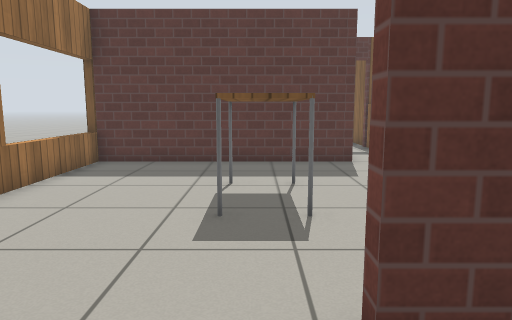
view 1 (above)

20 first-person views from a walk through a world built for the Gazebo simulator. The camera is 0.9 m above the floor, tilts 8° down and sees 70° across. The floor is counted in squares, 0.5 m on a side. Each view is taken from the middle of a square. On the plan, view 1 faces up. The plan holds only what a view shows up to about 18 squares ahead; the rest is blank. The robots in the file are not drawn. Gazebo's built-in surfaces are drawn with simple patterns.

view 2
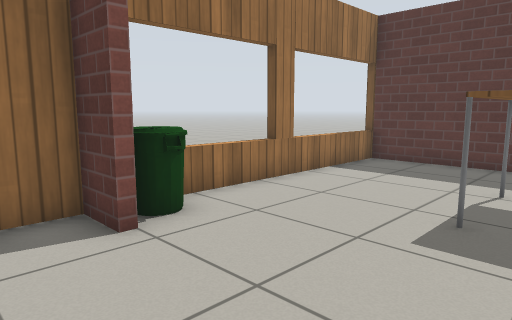

view 3
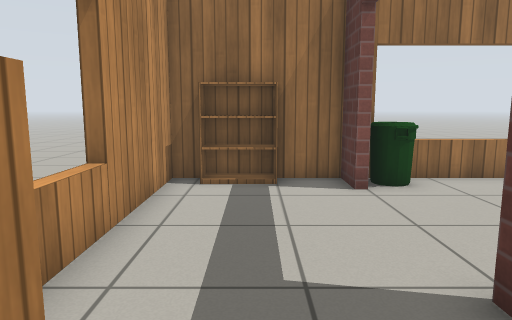

view 4
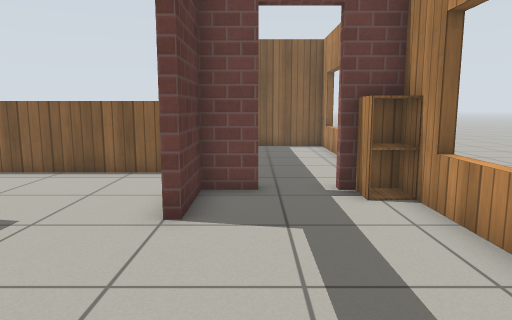

view 5
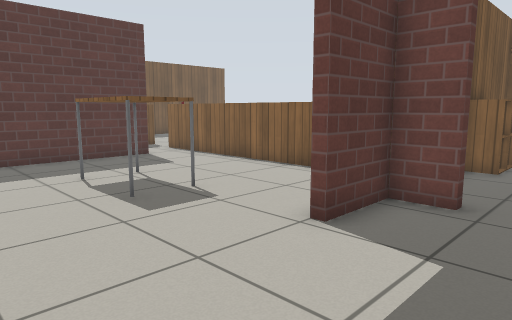

view 6
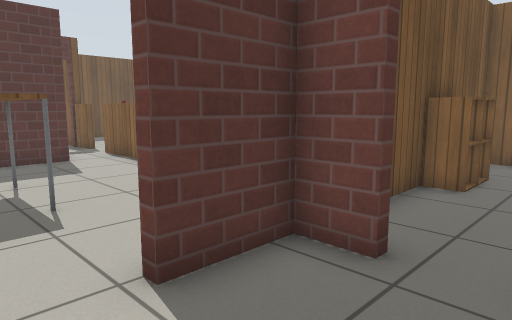

view 7
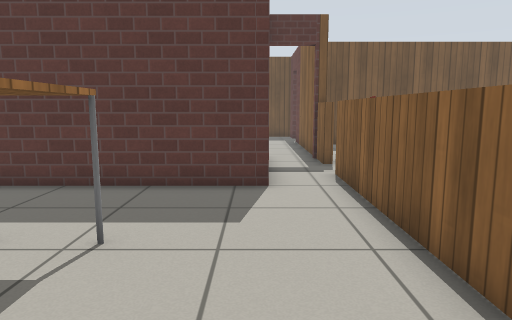

view 8
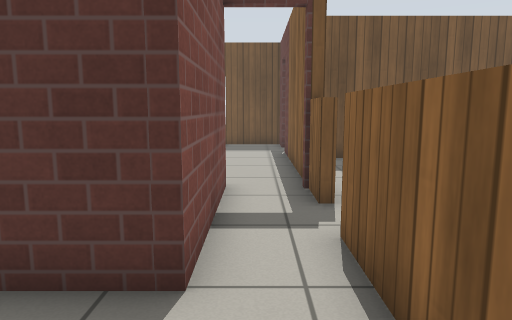

view 9
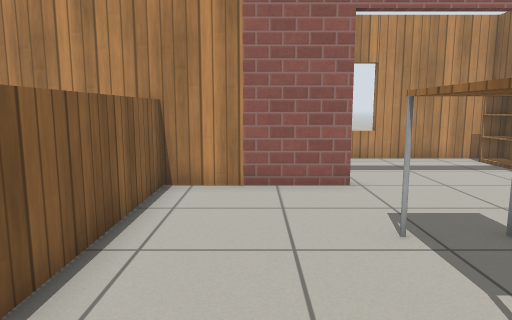

view 10
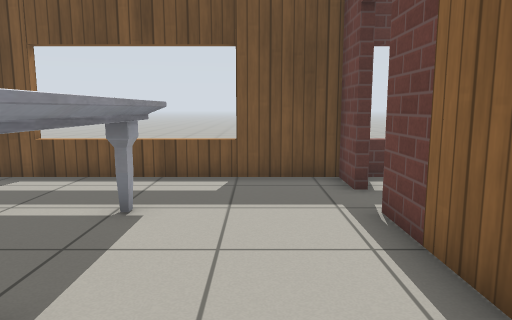

view 11
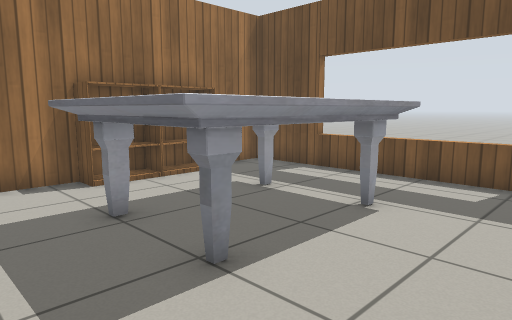

view 12
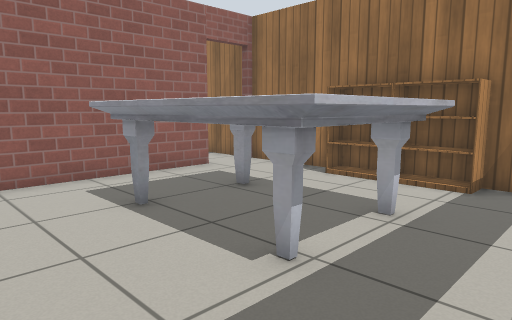

view 13
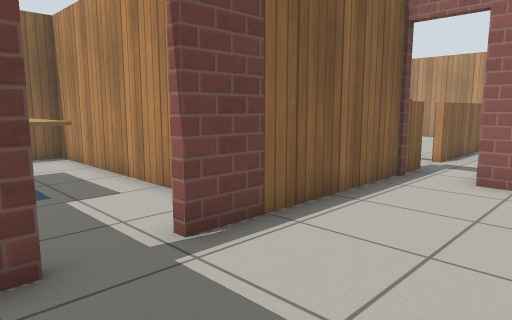

view 14
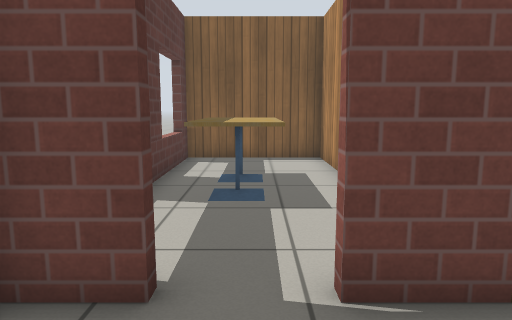

view 15
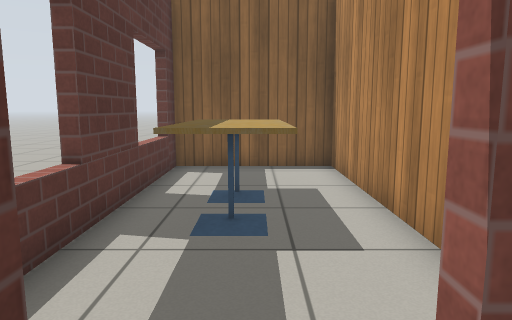

view 16
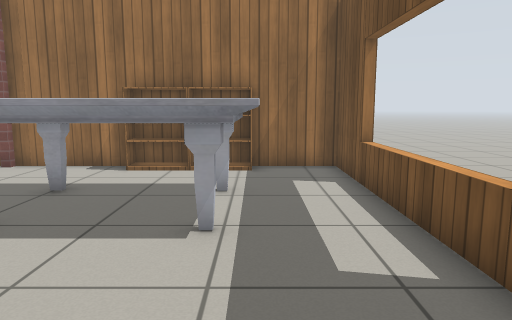

view 17
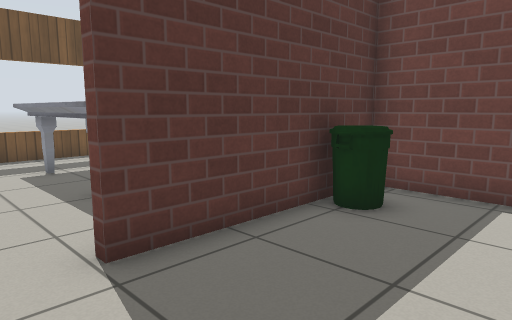

view 18
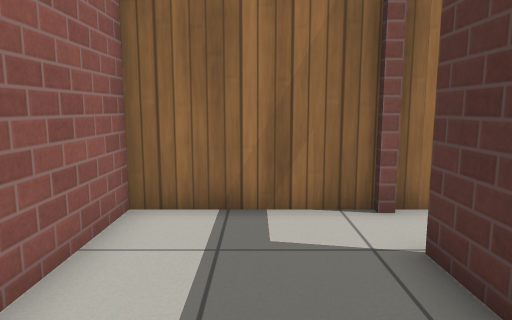

view 19
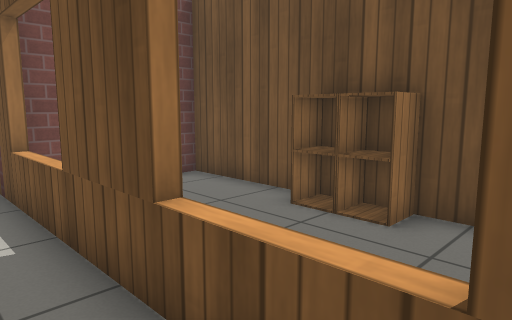

view 20
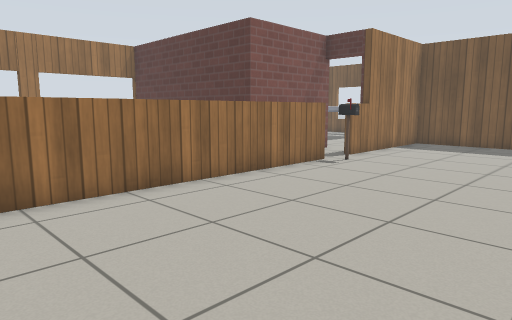

### Floor plan
Points are (right, up) in squares from view 1. A wall is a line through its corners. A room is listed if a view was taken in it or the views show most of it. See-through windows are left out.
Room 1 (views 1, 2, 4, 5, 6)
walls: (-4, 2.2) (-5.4, 2.2) (-5.4, -2.2) (1.5, -2.2); (3, 0.9) (3, 2.2) (0.8, 2.2); (3, -1.5) (3, -0.9)
ways out: open door at (3, 0.5) to room 2; open door at (-2, 2) to room 3
objects: bookshelf (-5, -1) to (-5, 0); cabinet (2, -2) to (3, -1)
Room 2 (view 3)
walls: (7.6, 2.2) (3.3, 2.2); (9.3, -2.2) (12.7, -2.2) (12.7, 2.2) (9.4, 2.2)
ways out: open door at (3, 0.5) to room 1
objects: cabinet (8, 2); cabinet (9, 2)
Room 3 (views 7, 8, 9)
walls: (0.8, 2.5) (5, 2.5); (-5.4, 12.5) (-5.4, 3.1); (3.3, 17.4) (3.3, 12.4) (-5.7, 12.4)
low walls: (5.2, 2.5) (5.2, 14); (5.5, 15.8) (5.2, 15.8)
ways out: open door at (-2, 2) to room 1; opening at (5, 15) to room 7
objects: bin (-5, 3) to (-4, 4); table (0, 6) to (1, 9)
Room 4 (views 10, 11, 12, 13, 14, 15)
walls: (-5.4, 21.9) (-5.4, 17.4); (-3.4, 17.4) (3.3, 17.4); (5.2, 26) (5.2, 27.5) (-5.4, 27.5) (-5.4, 24.2); (5.2, 15.8) (5.2, 24.2)
ways out: open door at (5, 25.5) to room 5; open door at (-4.5, 17) to room 6; open door at (4.5, 17) to room 7
objects: bookshelf (-5, 21) to (-5, 22); bookshelf (-5, 23) to (-5, 25); marble table (-2, 20) to (1, 25)
Room 5 (view 16)
walls: (8, 22.6) (15.4, 22.6) (15.4, 27.5) (5.9, 27.5)
ways out: open door at (5, 25.5) to room 4
objects: cafe table (9, 25) to (10, 26); cafe table (11, 25) to (12, 26)
Room 6 (views 17, 18)
walls: (-5.4, 17.1) (-5.4, 12.7) (-2, 12.7); (3, 14.3) (3, 17.1) (-3.4, 17.1)
ways out: open door at (-4.5, 17) to room 4
objects: bin (1, 16)
Room 7 (views 19, 20)
walls: (5, 2.5) (7.5, 2.5); (11.9, -2.5) (3.5, -2.5); (5.5, 21.6) (5.5, 15.8); (15.6, 22.3) (6.3, 22.3)
low walls: (5.5, 14) (5.5, 4.2)
ways out: opening at (5, 15) to room 3; open door at (4.5, 17) to room 4
objects: postbox (6, 14)

Where each view was taken, in squares from view 1:
view 1: 0 up, 0 right, facing up
view 2: 0 up, 1 right, facing up-left
view 3: 0 up, 4 right, facing left
view 4: 1 up, 5 left, facing right
view 5: 1 down, 4 left, facing up-right
view 6: 1 down, 1 left, facing up-right
view 7: 4 up, 3 right, facing up
view 8: 9 up, 4 right, facing up
view 9: 11 up, 3 right, facing down
view 10: 18 up, 3 right, facing up
view 11: 18 up, 4 right, facing up-left
view 12: 27 up, 4 right, facing down-left
view 13: 27 up, 1 right, facing down-right
view 14: 25 up, 2 right, facing right
view 15: 25 up, 4 right, facing right
view 16: 25 up, 6 right, facing left
view 17: 13 up, 5 left, facing up-right
view 18: 15 up, 1 right, facing left
view 19: 4 down, 12 right, facing up-left
view 20: 3 up, 13 right, facing up-left
